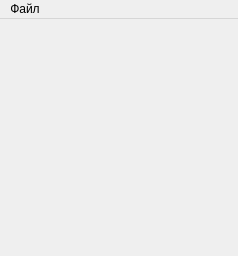
<?xml version="1.0" encoding="UTF-8"?>
<ui version="4.0">
 <class>MainWindow</class>
 <widget class="QMainWindow" name="MainWindow">
  <property name="geometry">
   <rect>
    <x>0</x>
    <y>0</y>
    <width>238</width>
    <height>256</height>
   </rect>
  </property>
  <property name="windowTitle">
   <string>MainWindow</string>
  </property>
  <widget class="QWidget" name="centralwidget">
   <layout class="QGridLayout" name="gridLayout">
    <item row="0" column="0">
     <widget class="FormGraph" name="formGraph" native="true"/>
    </item>
   </layout>
  </widget>
  <widget class="QMenuBar" name="menubar">
   <property name="geometry">
    <rect>
     <x>0</x>
     <y>0</y>
     <width>238</width>
     <height>20</height>
    </rect>
   </property>
   <widget class="QMenu" name="menu">
    <property name="title">
     <string>Файл</string>
    </property>
    <addaction name="actOpen"/>
    <addaction name="actClose"/>
    <addaction name="actSave"/>
    <addaction name="actSaveAs"/>
    <addaction name="actExit"/>
   </widget>
   <addaction name="menu"/>
  </widget>
  <action name="actOpen">
   <property name="text">
    <string>Открыть</string>
   </property>
  </action>
  <action name="actClose">
   <property name="text">
    <string>Закрыть</string>
   </property>
  </action>
  <action name="actSave">
   <property name="text">
    <string>Сохранить</string>
   </property>
  </action>
  <action name="actSaveAs">
   <property name="text">
    <string>Сохранить как</string>
   </property>
  </action>
  <action name="actExit">
   <property name="text">
    <string>Выход</string>
   </property>
  </action>
 </widget>
 <customwidgets>
  <customwidget>
   <class>FormGraph</class>
   <extends>QWidget</extends>
   <header>formgraph.h</header>
   <container>1</container>
  </customwidget>
 </customwidgets>
 <resources/>
 <connections>
  <connection>
   <sender>actExit</sender>
   <signal>triggered()</signal>
   <receiver>MainWindow</receiver>
   <slot>close()</slot>
   <hints>
    <hint type="sourcelabel">
     <x>-1</x>
     <y>-1</y>
    </hint>
    <hint type="destinationlabel">
     <x>221</x>
     <y>281</y>
    </hint>
   </hints>
  </connection>
 </connections>
</ui>
